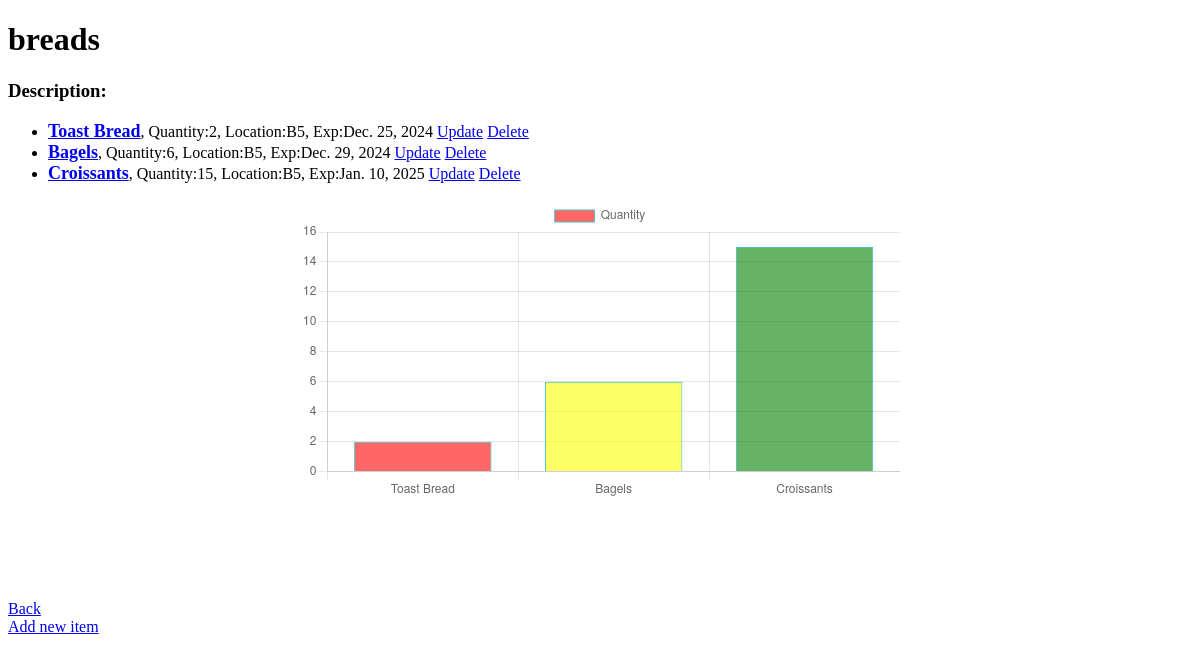
Page /warehouses/4/ on the earlier database version.
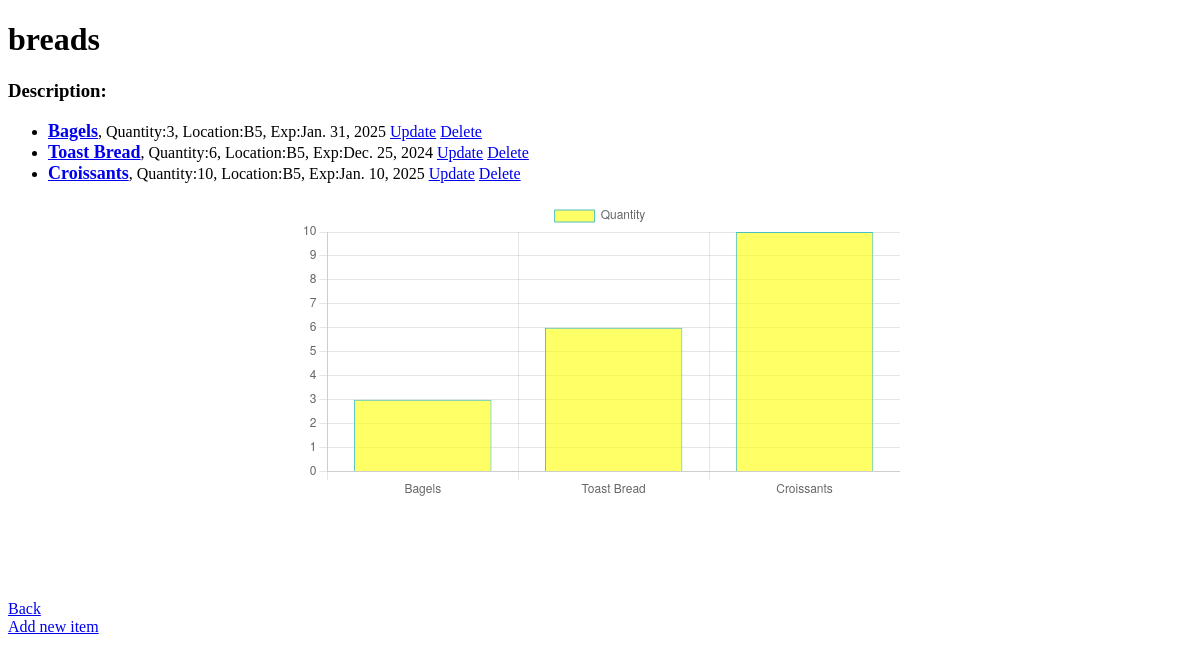
Same page on the later database version.
### warehouses/models.py (models this page shows, shortened)
class Category(models.Model):
    title = models.CharField(max_length=50, unique=True)
    description = models.TextField(max_length=200,blank=True)

class Item(models.Model):
    Category = models.ForeignKey(Category, on_delete=models.CASCADE)
    name = models.CharField(max_length=50)
    location = models.CharField(max_length=50)
    quantity = models.IntegerField()
    expiry = models.DateField()
    updated_time = models.DateTimeField(auto_now=True)
    description = models.TextField(blank=True)

### warehouses/views.py (the view)
# urls.py: path('warehouses/<int:Category_id>/',Category_detail,name='Category_detail'),
def Category_detail(request,Category_id):
    try:
        warehouses = Category.objects.get(pk=Category_id) # Retrieve the Category instance by primary key
    except Category.DoesNotExist:
        return HttpResponseNotFound()  # Return a 404 response if the Category does not exist
    items = Item.objects.filter(Category = warehouses).order_by('quantity')
    labels = [item.name for item in items]
    quantities = [item.quantity for item in items]
    context = {'warehouses':warehouses,'items':items,'labels':labels,'quantities':quantities}
    return render(request,'warehouses/Category_detail.html',context=context)

### warehouses/templates/warehouses/Category_detail.html (shortened to what this page needs)
<!DOCTYPE html>
<html lang="en">
<head>
</head>
<body>
    <h1>{{warehouses.title}}</h1>
    <p><h3>Description:</h3>{{warehouses.description}}</p>
    <ul>
        {% for i in items %}
        <li>
            <strong style="font-size: large;"><a href="/warehouses/search/{{i.id}}">{{i.name}}</strong></a>,  Quantity:{{i.quantity}},  Location:{{i.location}},  Exp:{{i.expiry}}
            <a href="/warehouses/{{warehouses.id}}/update_item/{{i.id}}">Update</a>
            <a href="/warehouses/{{warehouses.id}}/delete_item/{{i.id}}">Delete</a>
        {% endfor %}
    </ul>
    <div style="width: 600px; height: 400px; margin: auto;">
        <canvas id="itemChart"></canvas>
    </div>
    <script>
        const labels = {{ labels|safe }};  // Safe to prevent escaping
        const quantities = {{ quantities|safe }};
         // Determine bar colors based on quantity
         const barColors = quantities.map(quantity => {
            if (quantity < 3) {
              return 'rgba(255, 0, 0, 0.6)'; // Red for low stock
            } else if (quantity >= 3 && quantity <= 10) {
              return 'rgba(255, 255, 0, 0.6)'; // Yellow for medium stock
            } else {
              return 'rgba(0, 128, 0, 0.6)'; // Green for sufficient stock
            }
        });
        const myChart = new Chart(itemChart, {
            type: 'bar',  // Bar chart
            data: {
                labels: labels,  // X-axis labels
                datasets: [{
                    label: 'Quantity',
                    data: quantities,  // Y-axis data
                    backgroundColor: barColors,
                    borderColor: 'rgba(75, 192, 192, 1)',
                    borderWidth: 1,
                }]
            },
            options: {
                scales: {
                    y: {
                        beginAtZero: true,  // Y-axis starts at 0
                    }
                }
            }
        });
    </script>
    <a href="/warehouses/"> Back </a><br>
    <a href="/warehouses/{{warehouses.id}}/Add_Item/"> Add new item </a>
</body>
</html>

Differences in the rows shown:
changed Item "Bagels": quantity "6" → "3"; expiry "Dec. 29, 2024" → "Jan. 31, 2025"; moves up the list
changed Item "Toast Bread": quantity "2" → "6"
changed Item "Croissants": quantity "15" → "10"
Other differences:
chart data {{ labels|safe }}: ['Toast Bread', 'Bagels', 'Croissants'] → ['Bagels', 'Toast Bread', 'Croissants']
chart data {{ quantities|safe }}: [2, 6, 15] → [3, 6, 10]
